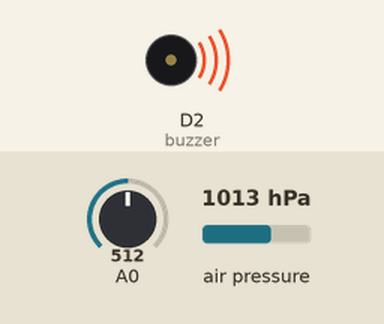
Bench run of a sketch on a simulated ESP8266 (NodeMCU). On the bench: buzzer (waves = sounding). The test bench sets the inputs (shaded band); at power-on: air pressure 1013 hPa, A0 = 512. WiFi joins after 1.5 s; servers stay silent unless stated; what the sketch prints to the serial monitor is not drawn.

Above: at 12.6 s.
At 14.6 s:
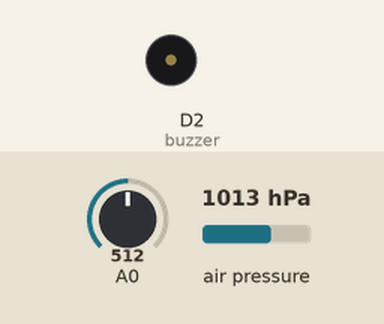
14.7 s: air pressure set to 1048 hPa
16.3 s: A0 set to 10
17.9 s: air pressure set to 952 hPa
19.5 s: A0 set to 0
Timing chart, 0 to 22.1 s (numbered marks = the images above; inputs shaded):
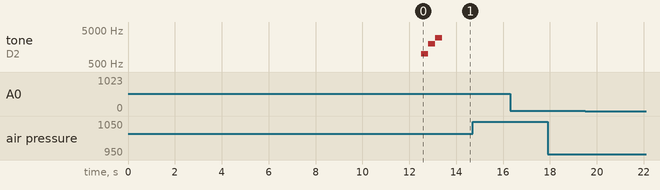

The sketch:

nitro-moteur.ino
```cpp
#include <Wire.h>
#include <SPI.h>
#include <Adafruit_Sensor.h>
#include <Adafruit_BME280.h>

#define BME_SCK 13
#define BME_MISO 12
#define BME_MOSI 11
#define BME_CS 10

#define SEALEVELPRESSURE_HPA (1013.25)

Adafruit_BME280 bme; // I2C
//Adafruit_BME280 bme(BME_CS); // hardware SPI
//Adafruit_BME280 bme(BME_CS, BME_MOSI, BME_MISO, BME_SCK); // software SPI

unsigned long delayTime;
unsigned long delayLong;
float calib;
bool nitro;
bool prevNitro;
int prevMotor = 0;
const int buzzer = D2;

// WIFI settings
#include "ESP8266WiFi.h"
#include <WiFiUdp.h>

const char* ssid = "ihmchallenge";              //your WiFi Name
const char* password = "IHMCHALLENGE";  //Your Wifi Password
WiFiServer server(6006);
WiFiUDP Udp;
IPAddress ip(10,42,0,1);             //IP to send UDP packets to

//
void sendUdpMessage(char* mess)
{
    Udp.beginPacket(ip, 6006);
    Serial.println(mess);
    Udp.write(mess);
    Udp.endPacket();
}

// ================================================================
// ===                      INITIAL SETUP                       ===
// ================================================================

void setup() {

  pinMode(buzzer, OUTPUT);
  digitalWrite(buzzer, LOW);

  WiFi.begin(ssid, password);
  while (WiFi.status() != WL_CONNECTED) {
    delay(500);
    Serial.print(".");
  }
  if(WiFi.status() == WL_CONNECTED) {
    Serial.println("Connected");
  }
      Serial.begin(9600);
    while(!Serial); // time to get serial running
    Serial.println(F("BME280 test"));

    unsigned status;

    // default settings
    // (you can also pass in a Wire library object like &Wire2)
    status = bme.begin();
    if (!status) {
        Serial.println("Could not find a valid BME280 sensor, check wiring, address, sensor ID!");
        Serial.print("SensorID was: 0x"); Serial.println(bme.sensorID(),16);
        Serial.print("        ID of 0xFF probably means a bad address, a BMP 180 or BMP 085\n");
        Serial.print("   ID of 0x56-0x58 represents a BMP 280,\n");
        Serial.print("        ID of 0x60 represents a BME 280.\n");
        Serial.print("        ID of 0x61 represents a BME 680.\n");
        while (1);
    }

    Serial.println("-- Default Test --");
    delayTime = 200;
    delayLong = 1000;
    delay(delayLong);

    Serial.println("-- Starting calibration Test (please wait 10 seconds)--");
    calib = 0;

    for(int i = 0; i < 10; i++) {
      calib = calib + (bme.readPressure() / 100.0F);
      delay(delayLong);
    }
    calib = calib / 10;
    Serial.println(calib);

    Serial.println();
    tone(buzzer, 1000);
    delay(300);
    tone(buzzer, 2000);
    delay(300);
    tone(buzzer, 3000);
    delay(300);
    noTone(buzzer);

}


// ================================================================
// ===                    MAIN PROGRAM LOOP                     ===
// ================================================================

void loop() {
  prevNitro = nitro;
  nitro = (((bme.readPressure() / 100.0F)-calib) > 20);
              if(prevNitro != nitro) {
              if(nitro == true){
                sendUdpMessage("P_NITRO");
              }
              if(nitro == false){
                sendUdpMessage("R_NITRO");
              }
            }

  float v = analogRead(A0);

  if(v < 1 && prevMotor != -1){
    prevMotor = -1;
    sendUdpMessage("R_ACCELERATE");
    sendUdpMessage("P_BRAKE");
  } else if (v > 10 && prevMotor != 1){
    prevMotor = 1;
    sendUdpMessage("R_BRAKE");
    sendUdpMessage("P_ACCELERATE");
  } else if ( v >= 1 && v <= 10 && prevMotor != 0){
    prevMotor = 0;
    sendUdpMessage("R_ACCELERATE");
    sendUdpMessage("R_BRAKE");
  }

      delay(delayTime);
     }
```

Measured:
- after the input at 14.7 s, every drawn part: stays the same
- after the input at 16.3 s, every drawn part: stays the same
- after the input at 17.9 s, every drawn part: stays the same
- after the input at 19.5 s, every drawn part: stays the same
